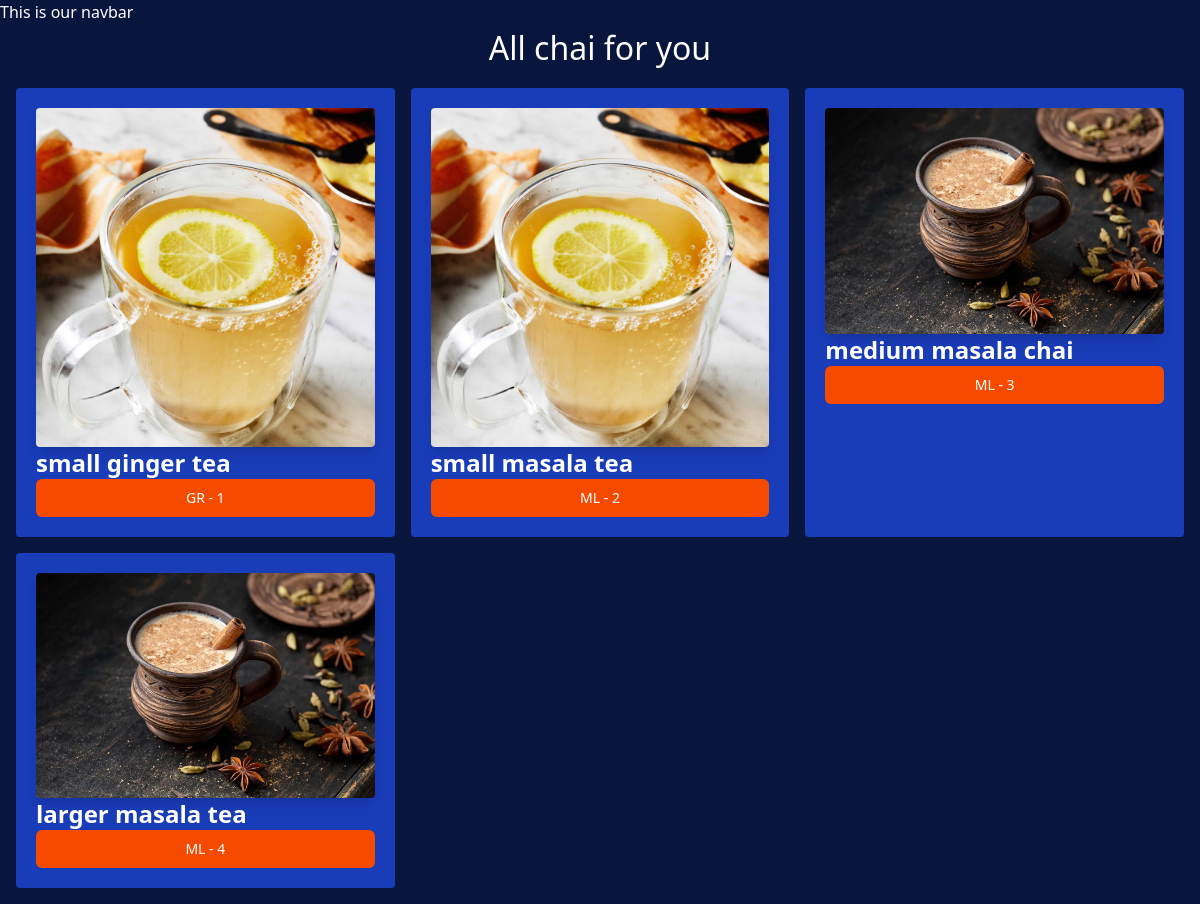
The app's page /chai/ with its own data.
### chai/models.py (models this page shows, shortened)
class ChaiVarity(models.Model):
    CHAI_TYPE_CHOICE = [
        ('ML', 'MASALA'),
        ('GR', 'GINGER'),
        ('KL', 'KIWI'),
        ('PL', 'PLAIN'),
        ('EL', 'ELACHI'),
    ]
    name = models.CharField(max_length=100)
    image = models.ImageField(upload_to='chais/')
    date_added = models.DateTimeField(default=timezone.now)
    type = models.CharField(max_length=2, choices=CHAI_TYPE_CHOICE)
    description = models.TextField(default='')

### chai/views.py (the view)
# urls.py: path('', views.all_chai, name='all_chai'),
def all_chai(request):
    chais = ChaiVarity.objects.all()
    return render(request, 'chai/all_chai.html', {'chais': chais})

### chai/templates/chai/all_chai.html (shortened to what this page needs)
{% extends "website/layout.html" %}
{% block content %}
<h1>All chai for you</h1>
<div class="grid grid-cols-3 gap-4 m-4">
{% for chai in chais  %}
    <div class="bg-blue-800 p-5 rounded">
        <img class="rounded shadow-lg" src="{{chai.image.url}}" alt="">
        <h3 class="text-2xl font-bold">{{chai.name}}</h3>
        <a href="{% url 'chai_detail' chai.id %}">
            <button
            type="button"
            class="inline-flex items-center w-[100%] justify-center px-4 py-2 border
            border-transparent text-sm font-medium rounded-md
            text- white bg-orange-600 hover:bg-orange-700
            focus:outline-none focus:ring-2 focus:ring-offset-2
            focus:ring-orange-500">
                {{chai.type}} - {{chai.id}}
            </button>
        </a>
    </div>
{% endfor  %}
</div>
{% endblock  %}

### templates/website/layout.html (shortened to what this page needs)
{% load static tailwind_tags %}
{% load static %}
<html lang="en">
<head>
    <link rel="stylesheet" href="{% static 'style.css' %}">
    {% tailwind_css %}
</head>
<body>
    <nav>This is our navbar</nav>
    {% block content %}{% endblock %}
</body>
</html>

### static/style.css (style rules this page uses)
body { background-color: #08153d; color: #FFFFFF; }
h1 { text-align: center; font-size: 2em; }

### records on screen
ChaiVarity: image (picture), name "small ginger tea", type "GR", id "1"
ChaiVarity: image (picture), name "small masala tea", type "ML", id "2"
ChaiVarity: image (picture), name "medium masala chai", type "ML", id "3"
ChaiVarity: image (picture), name "larger masala tea", type "ML", id "4"
